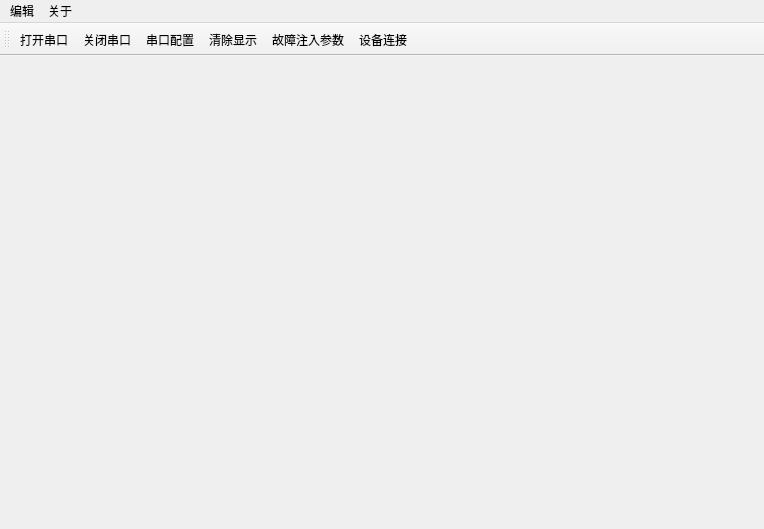
<?xml version="1.0" encoding="UTF-8"?>
<ui version="4.0">
 <class>MainWindow</class>
 <widget class="QMainWindow" name="MainWindow">
  <property name="geometry">
   <rect>
    <x>0</x>
    <y>0</y>
    <width>764</width>
    <height>529</height>
   </rect>
  </property>
  <property name="windowTitle">
   <string>串口调试助手</string>
  </property>
  <property name="styleSheet">
   <string notr="true"/>
  </property>
  <widget class="QWidget" name="centralwidget"/>
  <widget class="QToolBar" name="toolBar">
   <property name="windowTitle">
    <string>toolBar</string>
   </property>
   <attribute name="toolBarArea">
    <enum>TopToolBarArea</enum>
   </attribute>
   <attribute name="toolBarBreak">
    <bool>false</bool>
   </attribute>
   <addaction name="actionConnect"/>
   <addaction name="actionDisconnect"/>
   <addaction name="actionConfigure"/>
   <addaction name="actionQuit"/>
   <addaction name="actionFault"/>
   <addaction name="actionCon"/>
  </widget>
  <widget class="QMenuBar" name="menuBar">
   <property name="geometry">
    <rect>
     <x>0</x>
     <y>0</y>
     <width>764</width>
     <height>23</height>
    </rect>
   </property>
   <widget class="QMenu" name="menu">
    <property name="title">
     <string>编辑</string>
    </property>
    <addaction name="actionCon"/>
    <addaction name="actionFault"/>
   </widget>
   <widget class="QMenu" name="menu_2">
    <property name="title">
     <string>关于</string>
    </property>
    <addaction name="actionAbout"/>
   </widget>
   <addaction name="menu"/>
   <addaction name="menu_2"/>
  </widget>
  <action name="actionConfigure">
   <property name="icon">
    <iconset>
     <normaloff>../images/setting.png</normaloff>../images/setting.png</iconset>
   </property>
   <property name="text">
    <string>串口配置</string>
   </property>
  </action>
  <action name="actionConnect">
   <property name="icon">
    <iconset>
     <normaloff>../images/connect.png</normaloff>../images/connect.png</iconset>
   </property>
   <property name="text">
    <string>打开串口</string>
   </property>
  </action>
  <action name="actionDisconnect">
   <property name="icon">
    <iconset>
     <normaloff>../images/disconnect.png</normaloff>../images/disconnect.png</iconset>
   </property>
   <property name="text">
    <string>关闭串口</string>
   </property>
  </action>
  <action name="actionQuit">
   <property name="icon">
    <iconset>
     <normaloff>../images/clean.png</normaloff>../images/clean.png</iconset>
   </property>
   <property name="text">
    <string>清除显示</string>
   </property>
  </action>
  <action name="actionFault">
   <property name="icon">
    <iconset>
     <normaloff>../images/fault.png</normaloff>../images/fault.png</iconset>
   </property>
   <property name="text">
    <string>故障注入参数</string>
   </property>
  </action>
  <action name="actionCon">
   <property name="icon">
    <iconset>
     <normaloff>../images/control.png</normaloff>../images/control.png</iconset>
   </property>
   <property name="text">
    <string>设备连接</string>
   </property>
  </action>
  <action name="actionAbout">
   <property name="text">
    <string>关于</string>
   </property>
  </action>
 </widget>
 <resources/>
 <connections/>
</ui>
